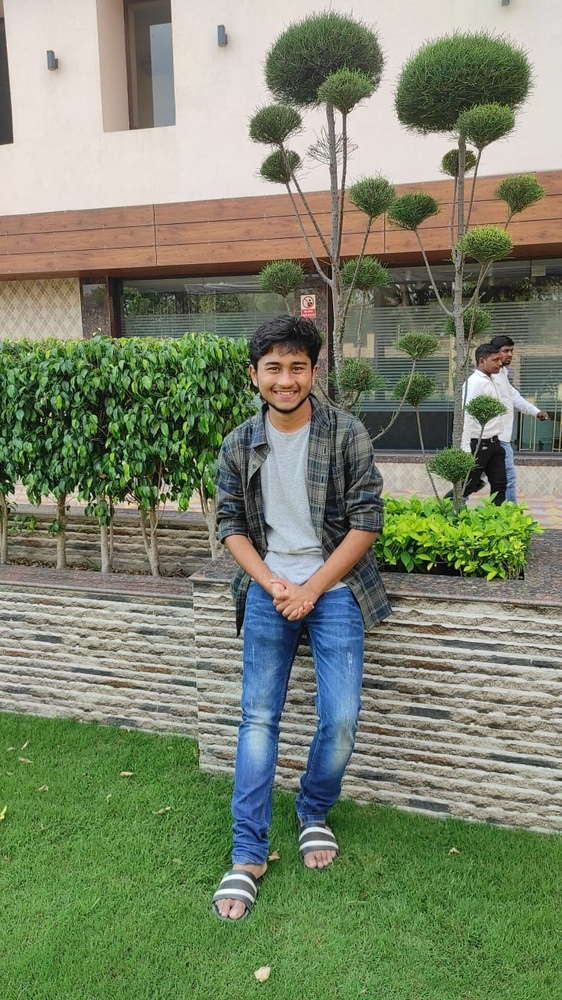
#> input picture DIP/profile pic.jpg, 562 x 1000 px, shrunk from 756 x 1344 before the run, found by its file name
$ python spatial_sobel.py   (older library calls are emulated)
#> lines starting #> are read from the running program, lines starting #| are printed output that depends on the picture
import cv2
import numpy as np
import matplotlib.pyplot as plt
import os

# Define paths
image_path = r'c:\Users\pathi\OneDrive\Desktop\DIP\profile pic.jpg'
output_dir = r'c:\Users\pathi\OneDrive\Desktop\DIP\filters'
output_file = os.path.join(output_dir, 'output_spatial_sobel.png')

# Load image
img = cv2.imread(image_path)
#> img is the input picture: shape (1000, 562, 3); mean B, G, R 107.3, 132.5, 123
if img is None:
    print(f"Error: Could not load image from {image_path}")
    exit()

# Convert to RGB for display
img_rgb = cv2.cvtColor(img, cv2.COLOR_BGR2RGB)
gray_img = cv2.cvtColor(img, cv2.COLOR_BGR2GRAY)
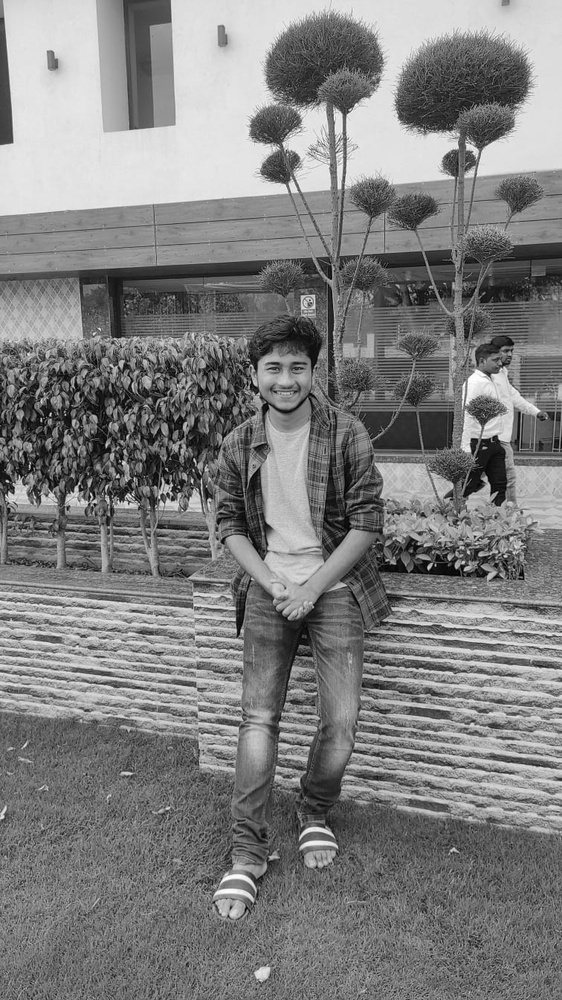
#> gray_img: shape (1000, 562); min 0, max 254, mean 126.8

# Apply Sobel Filter
# Sobel X
sobelx = cv2.Sobel(gray_img, cv2.CV_64F, 1, 0, ksize=3)
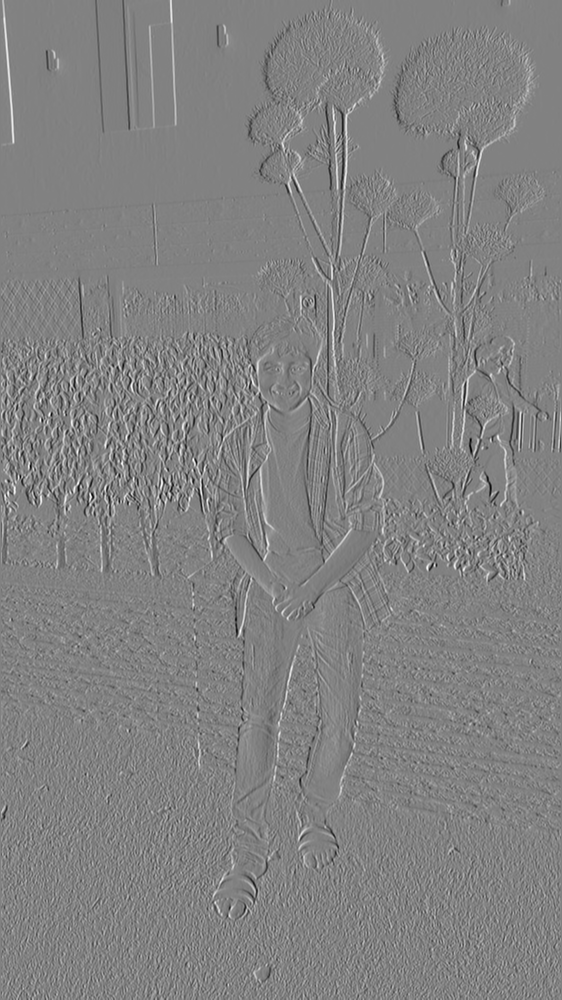
#> sobelx: shape (1000, 562) float64; min -780, max 752, mean 0.4; drawn with min black and max white
abs_sobelx = cv2.convertScaleAbs(sobelx)
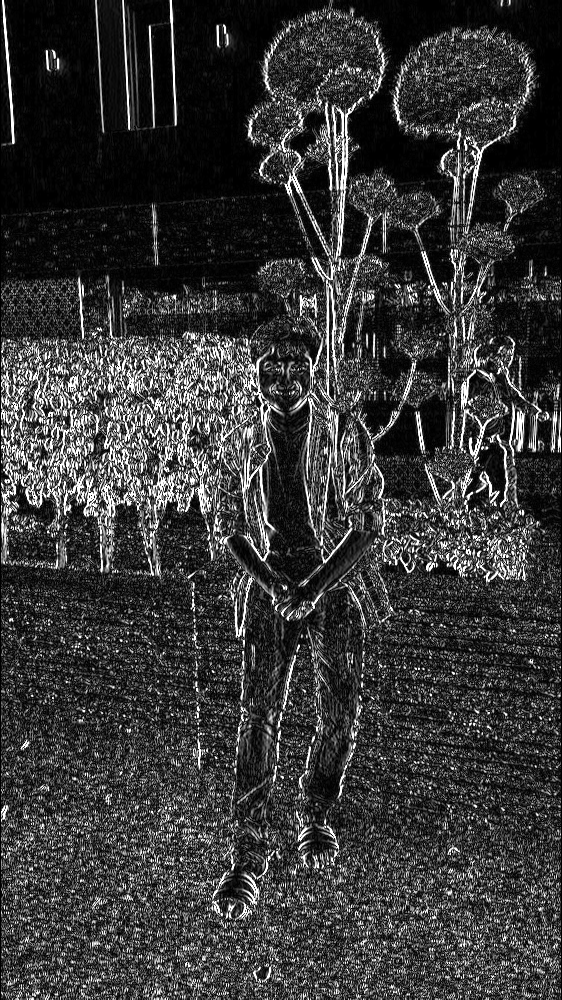
#> abs_sobelx: shape (1000, 562); min 0, max 255, mean 56.4

# Sobel Y
sobely = cv2.Sobel(gray_img, cv2.CV_64F, 0, 1, ksize=3)
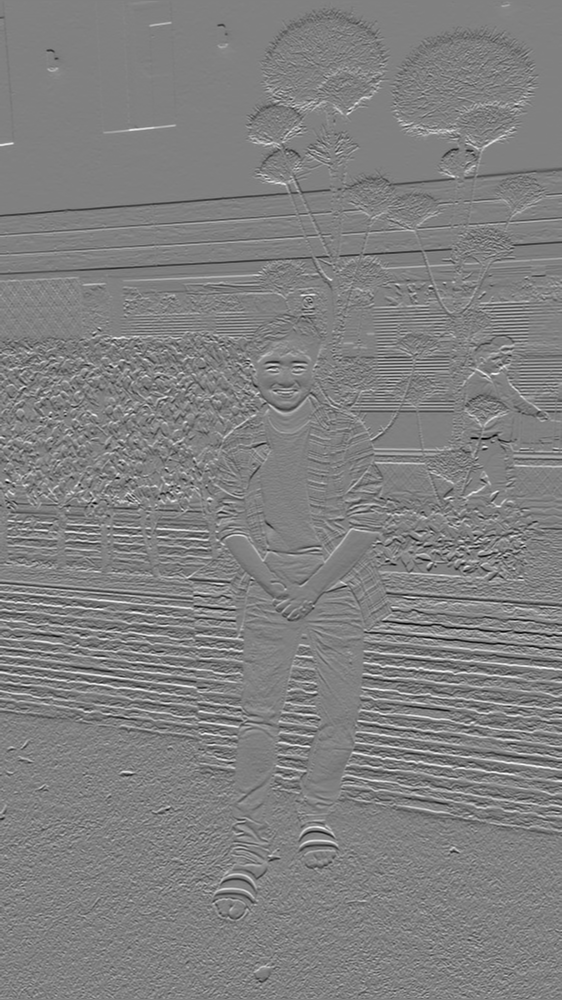
#> sobely: shape (1000, 562) float64; min -727, max 713, mean -0.7; drawn with min black and max white
abs_sobely = cv2.convertScaleAbs(sobely)
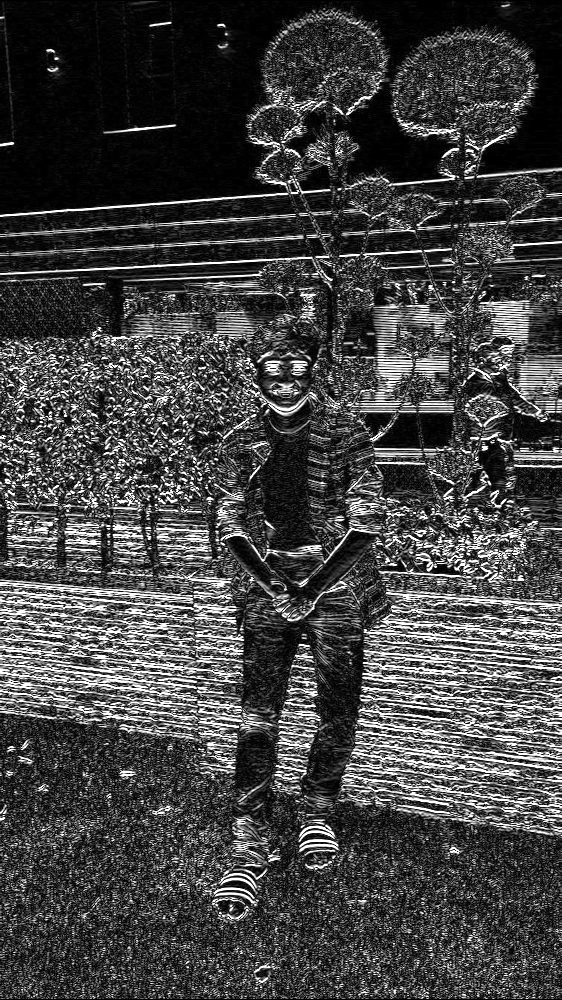
#> abs_sobely: shape (1000, 562); min 0, max 255, mean 67.6

# Combined
sobel_combined = cv2.addWeighted(abs_sobelx, 0.5, abs_sobely, 0.5, 0)
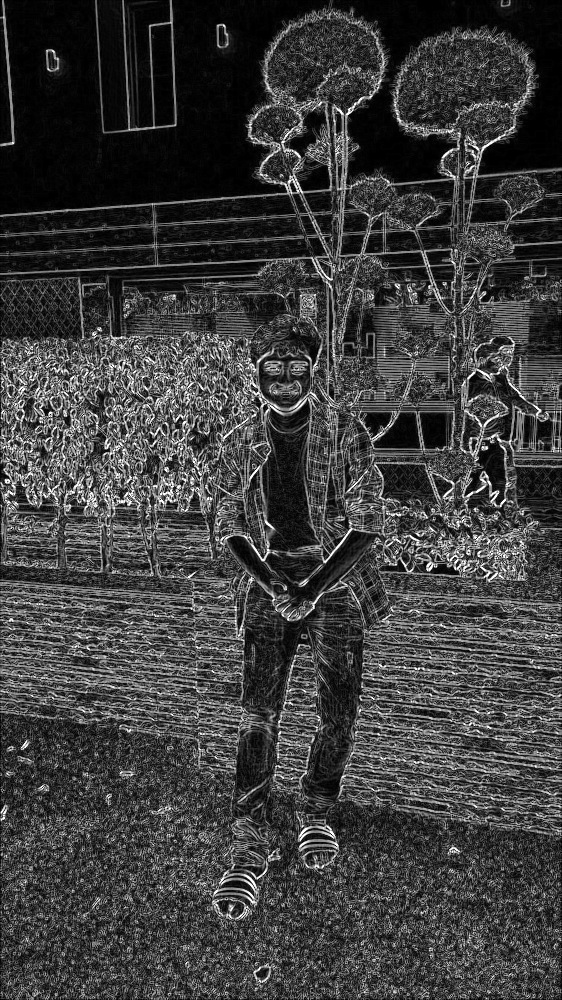
#> sobel_combined: shape (1000, 562); min 0, max 255, mean 62

# Save result
cv2.imwrite(output_file, sobel_combined)
print(f"Sobel filter result saved to {output_file}")

# Display
plt.figure(figsize=(15, 5))
plt.subplot(1, 4, 1)
plt.title("Original")
plt.imshow(img_rgb)
plt.axis('off')

plt.subplot(1, 4, 2)
plt.title("Sobel X")
plt.imshow(abs_sobelx, cmap='gray')
plt.axis('off')

plt.subplot(1, 4, 3)
plt.title("Sobel Y")
plt.imshow(abs_sobely, cmap='gray')
plt.axis('off')

plt.subplot(1, 4, 4)
plt.title("Sobel Combined")
plt.imshow(sobel_combined, cmap='gray')
plt.axis('off')

plt.show()
